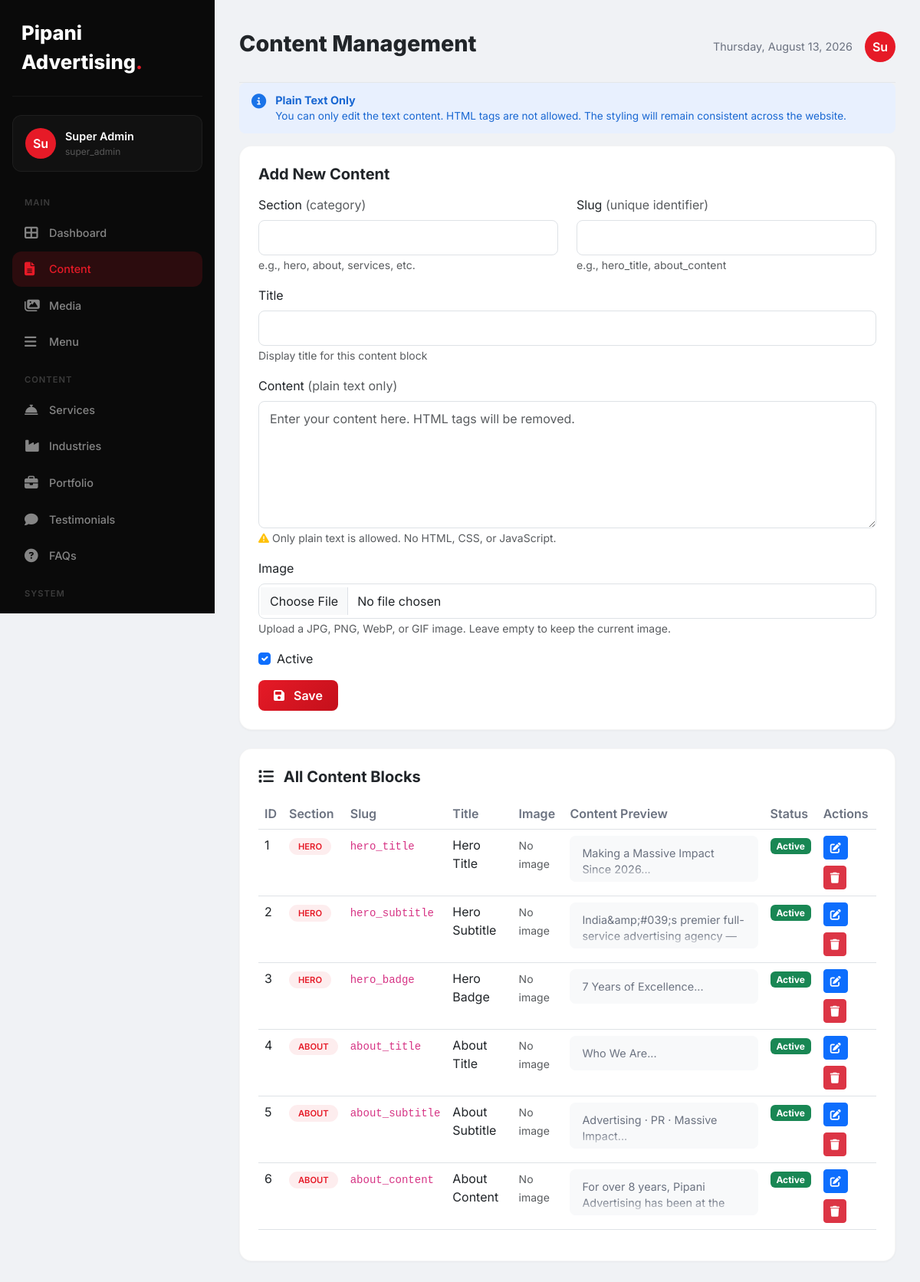
The app's page /admin/pages/content.php (signed in) with its own data.
### tables this page shows
CREATE TABLE `settings` (
  `id` int NOT NULL AUTO_INCREMENT,
  `setting_key` varchar(100) NOT NULL,
  `setting_value` text,
  `group` varchar(50) DEFAULT 'general',
  PRIMARY KEY (`id`),
  UNIQUE KEY `setting_key` (`setting_key`)
);

CREATE TABLE `users` (
  `id` int NOT NULL AUTO_INCREMENT,
  `username` varchar(50) NOT NULL,
  `email` varchar(100) NOT NULL,
  `password` varchar(255) NOT NULL,
  `full_name` varchar(100) NOT NULL,
  `role` enum('super_admin','admin','editor') DEFAULT 'editor',
  `avatar` varchar(255) DEFAULT NULL,
  `last_login` datetime DEFAULT NULL,
  `status` tinyint(1) DEFAULT '1',
  `remember_token` varchar(255) DEFAULT NULL,
  `created_at` datetime DEFAULT CURRENT_TIMESTAMP,
  `updated_at` datetime DEFAULT NULL,
  PRIMARY KEY (`id`),
  UNIQUE KEY `username` (`username`),
  UNIQUE KEY `email` (`email`)
);

CREATE TABLE `content_blocks` (
  `id` int NOT NULL AUTO_INCREMENT,
  `section` varchar(100) NOT NULL,
  `slug` varchar(100) NOT NULL,
  `title` varchar(255) DEFAULT NULL,
  `content` longtext,
  `image` varchar(255) DEFAULT NULL,
  `status` tinyint(1) DEFAULT '1',
  `order` int DEFAULT '0',
  `created_at` datetime DEFAULT CURRENT_TIMESTAMP,
  `updated_at` datetime DEFAULT NULL,
  PRIMARY KEY (`id`),
  UNIQUE KEY `slug` (`slug`)
);

### includes/database.php (called while the page is built, shortened)
<?php
class Database {
    private static $instance = null;
    private $pdo;
    private function __construct() {
        try {
            $dsn = "mysql:host=" . DB_HOST . ";port=" . DB_PORT . ";dbname=" . DB_NAME . ";charset=utf8mb4";
            $this->pdo = new PDO($dsn, DB_USER, DB_PASS);
            $this->pdo->setAttribute(PDO::ATTR_ERRMODE, PDO::ERRMODE_EXCEPTION);
            $this->pdo->setAttribute(PDO::ATTR_DEFAULT_FETCH_MODE, PDO::FETCH_ASSOC);
            $this->pdo->setAttribute(PDO::ATTR_EMULATE_PREPARES, false);
        } catch (PDOException $e) {
            if (session_status() === PHP_SESSION_NONE) {
                session_start();
            }
            $_SESSION['db_error'] = $e->getMessage();
            $installPath = '/install/index.php';
            if (strpos($_SERVER['PHP_SELF'], '/admin/') !== false || strpos($_SERVER['PHP_SELF'], '/install/') !== false) {
                $installPath = '../install/index.php';
            }
            if (strpos($_SERVER['PHP_SELF'], '/install/') === false) {
                header("Location: " . $installPath);
                exit;
            } else {
                die('Database connection failed: ' . $e->getMessage());
            }
        }
    }
    public static function getInstance() {
        if (self::$instance === null) {
            self::$instance = new self();
        }
        return self::$instance;
    }
    public function getConnection() {
        return $this->pdo;
    }
}
function db() {
    return Database::getInstance()->getConnection();
}

### includes/functions.php (called while the page is built, shortened)
<?php
require_once __DIR__ . '/database.php';
function getSetting($key, $default = null)
{
    try {
        $stmt = db()->prepare("SELECT setting_value FROM settings WHERE setting_key = ?");
        $stmt->execute([$key]);
        $result = $stmt->fetch();
        return $result ? $result['setting_value'] : $default;
    } catch (PDOException $e) {
        return $default;
    }
}
function getContentBlocks($section = null)
{
    try {
        $sql = "SELECT * FROM content_blocks WHERE status = 1 ORDER BY `order` ASC";
        if ($section) {
            $sql = "SELECT * FROM content_blocks WHERE section = ? AND status = 1 ORDER BY `order` ASC";
            $stmt = db()->prepare($sql);
            $stmt->execute([$section]);
        } else {
            $stmt = db()->query($sql);
        }
        return $stmt->fetchAll();
    } catch (PDOException $e) {
        return [];
    }
}
function siteName()
{
    return getSetting('site_name', 'Pipani Advertising');
}

### includes/auth.php (called while the page is built, shortened)
<?php
require_once __DIR__ . '/database.php';
require_once __DIR__ . '/functions.php';
class Auth {
    public static function getCurrentUser() {
        try {
            $db = db();
            $stmt = $db->prepare("SELECT * FROM users WHERE id = ?");
            $stmt->execute([$_SESSION['user_id']]);
            return $stmt->fetch();
        } catch (PDOException $e) {
            return null;
        }
    }
}

### admin/pages/content.php (the view, shortened to what this page needs)
<?php
require_once __DIR__ . '/../../includes/functions.php';
require_once __DIR__ . '/../../includes/auth.php';
$contentBlocks = getContentBlocks();
$editContent = null;
?>
<!DOCTYPE html>
<html lang="en">
<head>
    <link href="https://cdn.jsdelivr.net/npm/bootstrap@5.3.0/dist/css/bootstrap.min.css" rel="stylesheet">
    <link rel="stylesheet" href="https://cdnjs.cloudflare.com/ajax/libs/font-awesome/6.4.0/css/all.min.css">
</head>
<body>
<div class="sidebar" id="sidebar">
    <div class="logo"><?= siteName() ?><span>.</span></div>
    <?php $user = Auth::getCurrentUser(); ?>
    <div class="user-card">
        <div class="avatar"><?= substr($user['full_name'] ?? $user['username'], 0, 2) ?></div>
        <div>
            <div class="name"><?= htmlspecialchars($user['full_name'] ?? $user['username']) ?></div>
            <div class="role"><?= $user['role'] ?></div>
        </div>
    </div>
    <div class="nav-section">Main</div>
    <a href="../dashboard.php" class="nav-item"><i class="fas fa-th-large"></i> Dashboard</a>
    <a href="content.php" class="nav-item active"><i class="fas fa-file-alt"></i> Content</a>
    <a href="media.php" class="nav-item"><i class="fas fa-images"></i> Media</a>
    <a href="menu.php" class="nav-item"><i class="fas fa-bars"></i> Menu</a>
    <div class="nav-section">Content</div>
    <a href="services.php" class="nav-item"><i class="fas fa-concierge-bell"></i> Services</a>
    <a href="industries.php" class="nav-item"><i class="fas fa-industry"></i> Industries</a>
    <a href="portfolio.php" class="nav-item"><i class="fas fa-briefcase"></i> Portfolio</a>
    <a href="testimonials.php" class="nav-item"><i class="fas fa-comment"></i> Testimonials</a>
    <a href="faqs.php" class="nav-item"><i class="fas fa-question-circle"></i> FAQs</a>
    <div class="nav-section">System</div>
    <a href="contacts.php" class="nav-item"><i class="fas fa-envelope"></i> Contacts</a>
</div>
<div class="main-content">
    <div class="header">
        <div class="d-flex align-items-center gap-3">
            <h1>Content Management</h1>
        </div>
        <div class="user-info">
            <span style="font-size:0.9rem;color:#6b7280;"><?= date('l, F j, Y') ?></span>
            <div class="avatar"><?= substr($user['full_name'] ?? $user['username'], 0, 2) ?></div>
        </div>
    </div>
    <div class="info-box">
        <i class="fas fa-info-circle"></i>
        <div class="text">
            <strong>Plain Text Only</strong>
            You can only edit the text content. HTML tags are not allowed. The styling will remain consistent across the website.
        </div>
    </div>
    <div class="content-card">
        <h5><?= $editContent ? 'Edit Content' : 'Add New Content' ?></h5>
        <form method="POST" enctype="multipart/form-data">
            <div class="row">
                <div class="col-md-6 mb-3">
                    <label class="form-label">Section <span class="text-muted">(category)</span></label>
                    <input type="text" name="section" class="form-control" value="<?= $editContent ? htmlspecialchars($editContent['section']) : '' ?>" required>
                    <small class="text-muted">e.g., hero, about, services, etc.</small>
                </div>
                <div class="col-md-6 mb-3">
                    <label class="form-label">Slug <span class="text-muted">(unique identifier)</span></label>
                    <input type="text" name="slug" class="form-control" value="<?= $editContent ? htmlspecialchars($editContent['slug']) : '' ?>" required>
                    <small class="text-muted">e.g., hero_title, about_content</small>
                </div>
            </div>
            <div class="mb-3">
                <label class="form-label">Title</label>
                <input type="text" name="title" class="form-control" value="<?= $editContent ? htmlspecialchars($editContent['title']) : '' ?>" required>
                <small class="text-muted">Display title for this content block</small>
            </div>
            <div class="mb-3">
                <label class="form-label">Content <span class="text-muted">(plain text only)</span></label>
                <textarea name="content" id="contentEditor" class="form-control" rows="6" placeholder="Enter your content here. HTML tags will be removed."><?= $editContent ? htmlspecialchars($editContent['content']) : '' ?></textarea>
                <small class="text-muted">
                    <i class="fas fa-exclamation-triangle text-warning"></i>
                    Only plain text is allowed. No HTML, CSS, or JavaScript.
                </small>
            </div>
            <div class="mb-3">
                <label class="form-label">Image</label>
                <input type="file" name="image_file" class="form-control" accept="image/jpeg,image/png,image/webp,image/gif">
                <small class="text-muted">Upload a JPG, PNG, WebP, or GIF image. Leave empty to keep the current image.</small>
            </div>
            <div class="mb-3 form-check">
                <input type="checkbox" name="status" class="form-check-input" id="status" <?= $editContent && $editContent['status'] ? 'checked' : 'checked' ?>>
                <label class="form-check-label" for="status">Active</label>
            </div>
            <button type="submit" class="btn btn-primary-custom">
                <i class="fas fa-save me-2"></i> <?= $editContent ? 'Update' : 'Save' ?>
            </button>
        </form>
    </div>
    <div class="content-card">
        <h5><i class="fas fa-list me-2"></i> All Content Blocks</h5>
        <div class="table-responsive">
            <table class="table">
                <thead>
                    <tr>
                        <th>ID</th>
                        <th>Section</th>
                        <th>Slug</th>
                        <th>Title</th>
                        <th>Image</th>
                        <th>Content Preview</th>
                        <th>Status</th>
                        <th>Actions</th>
                    </tr>
                </thead>
                <tbody>
                    <?php foreach ($contentBlocks as $block): ?>
                        <tr>
                            <td><?= $block['id'] ?></td>
                            <td><span class="badge-section"><?= htmlspecialchars($block['section']) ?></span></td>
                            <td><code><?= htmlspecialchars($block['slug']) ?></code></td>
                            <td><?= htmlspecialchars($block['title']) ?></td>
                            <td>
                                <?php if (!empty($block['image'])): ?>
                                    <img src="<?= SITE_URL ?>uploads/<?= htmlspecialchars($block['image']) ?>" alt="<?= htmlspecialchars($block['title']) ?>" class="content-list-image">
                                <?php else: ?>
                                    <span class="text-muted small">No image</span>
                                <?php endif; ?>
                            </td>
                            <td>
                                <div class="content-preview">
                                    <?= htmlspecialchars(substr($block['content'], 0, 80)) ?>...
                                </div>
                            </td>
                            <td>
                                <span class="badge bg-<?= $block['status'] ? 'success' : 'danger' ?>">
                                    <?= $block['status'] ? 'Active' : 'Inactive' ?>
                                </span>
                            </td>
                            <td>
                                <div class="action-buttons">
                                    <a href="content.php?edit=<?= $block['id'] ?>" class="btn btn-sm btn-primary">
                                        <i class="fas fa-edit"></i>
                                    </a>
                                    <a href="content.php?delete=<?= $block['id'] ?>" class="btn btn-sm btn-danger" onclick="return confirm('Delete this content?')">
                                        <i class="fas fa-trash"></i>
                                    </a>
                                </div>
                            </td>
                        </tr>
                    <?php endforeach; ?>
                </tbody>
            </table>
        </div>
    </div>
</div>
</body>
</html>

### admin/pages/content.php (style rules this page uses)
:root { --primary: #E61A27; --sidebar-width: 280px; }
* { margin: 0; padding: 0; box-sizing: border-box; }
body { font-family: 'Inter', sans-serif; background: #f0f2f5; overflow-x: hidden; }
.sidebar { position: fixed; top: 0; left: 0; width: var(--sidebar-width); height: 100vh; background: #0a0a0a; color: #fff; padding: 24px 16px; overflow-y: auto; transition: all 0.3s; z-index: 1000; }
.sidebar .logo { font-size: 1.6rem; font-weight: 800; padding: 0 12px 24px; border-bottom: 1px solid rgba(255,255,255,0.05); margin-bottom: 24px; }
.sidebar .logo span { color: var(--primary); }
.sidebar .nav-item { display: flex; align-items: center; gap: 12px; padding: 12px 16px; border-radius: 12px; color: rgba(255,255,255,0.5); text-decoration: none; transition: all 0.3s; margin-bottom: 2px; font-weight: 500; font-size: 0.9rem; }
.sidebar .nav-item:hover, .sidebar .nav-item.active { background: rgba(255,255,255,0.05); color: #fff; }
.sidebar .nav-item.active { background: rgba(230,26,39,0.15); color: var(--primary); }
.sidebar .nav-item i { width: 20px; font-size: 1.1rem; }
.sidebar .nav-section { color: rgba(255,255,255,0.2); font-size: 0.7rem; text-transform: uppercase; letter-spacing: 1px; padding: 16px 16px 8px; font-weight: 600; }
.sidebar .user-card { padding: 16px; border-radius: 12px; background: rgba(255,255,255,0.03); margin-bottom: 16px; border: 1px solid rgba(255,255,255,0.05); display: flex; align-items: center; gap: 12px; }
.sidebar .user-card .avatar { width: 40px; height: 40px; border-radius: 50%; background: var(--primary); color: #fff; display: flex; align-items: center; justify-content: center; font-weight: 600; }
.sidebar .user-card .name { font-weight: 600; font-size: 0.9rem; }
.sidebar .user-card .role { font-size: 0.75rem; color: rgba(255,255,255,0.3); }
.main-content { margin-left: var(--sidebar-width); padding: 24px 32px; min-height: 100vh; }
.header { display: flex; justify-content: space-between; align-items: center; padding: 16px 0 24px; border-bottom: 1px solid rgba(0,0,0,0.05); }
.header h1 { font-size: 1.8rem; font-weight: 800; }
.header .user-info { display: flex; align-items: center; gap: 16px; }
.header .user-info .avatar { width: 40px; height: 40px; border-radius: 50%; background: var(--primary); color: #fff; display: flex; align-items: center; justify-content: center; font-weight: 600; }
.content-card { background: #fff; border-radius: 16px; padding: 24px; border: 1px solid rgba(0,0,0,0.04); box-shadow: 0 1px 3px rgba(0,0,0,0.04); margin-bottom: 24px; }
.content-card h5 { font-weight: 700; margin-bottom: 16px; }
.btn-primary-custom { background: linear-gradient(135deg, #E61A27, #C4101B); border: none; color: #fff; padding: 8px 20px; border-radius: 8px; font-weight: 600; transition: all 0.3s; }
.form-control, .form-select { border-radius: 8px; padding: 10px 14px; }
.table th { font-weight: 600; color: #6b7280; border-top: none; }
.badge-section { background: rgba(230,26,39,0.08); color: var(--primary); padding: 4px 12px; border-radius: 50px; font-size: 0.7rem; font-weight: 600; text-transform: uppercase; }
.content-preview { background: #f8f9fa; border-radius: 8px; padding: 12px 16px; font-size: 0.9rem; color: #6b7280; max-height: 60px; overflow: hidden; position: relative; }
.action-buttons { display: flex; flex-wrap: wrap; gap: 8px; align-items: center; }
.action-buttons .btn { margin: 0; }
.content-preview::after { content: ''; position: absolute; bottom: 0; left: 0; right: 0; height: 20px; background: linear-gradient(transparent, #f8f9fa); }
.info-box { background: #e8f0fe; border-radius: 8px; padding: 12px 16px; margin-bottom: 16px; display: flex; align-items: flex-start; gap: 12px; }
.info-box i { color: #1a73e8; font-size: 1.2rem; margin-top: 2px; }
.info-box .text { font-size: 0.85rem; color: #1967d2; }
.info-box .text strong { display: block; font-size: 0.9rem; }

### records on screen
settings: setting_value "Pipani Advertising"
users: full_name "Su", full_name "Super Admin", role "super_admin"
content_blocks: id "1", section "HERO", slug "hero_title", title "Hero Title", shows "No image", content "Making a Massive Impact Since 2026", status "Active"
content_blocks: id "2", section "HERO", slug "hero_subtitle", title "Hero Subtitle", shows "No image", content "India&amp;#039;s premier full-service advertising agency —…", status "Active"
content_blocks: id "3", section "HERO", slug "hero_badge", title "Hero Badge", shows "No image", content "7 Years of Excellence", status "Active"
content_blocks: id "4", section "ABOUT", slug "about_title", title "About Title", shows "No image", content "Who We Are", status "Active"
content_blocks: id "5", section "ABOUT", slug "about_subtitle", title "About Subtitle", shows "No image", content "Advertising · PR · Massive Impact", status "Active"
content_blocks: id "6", section "ABOUT", slug "about_content", title "About Content", shows "No image", content "For over 8 years, Pipani Advertising has been at the…", status "Active"
